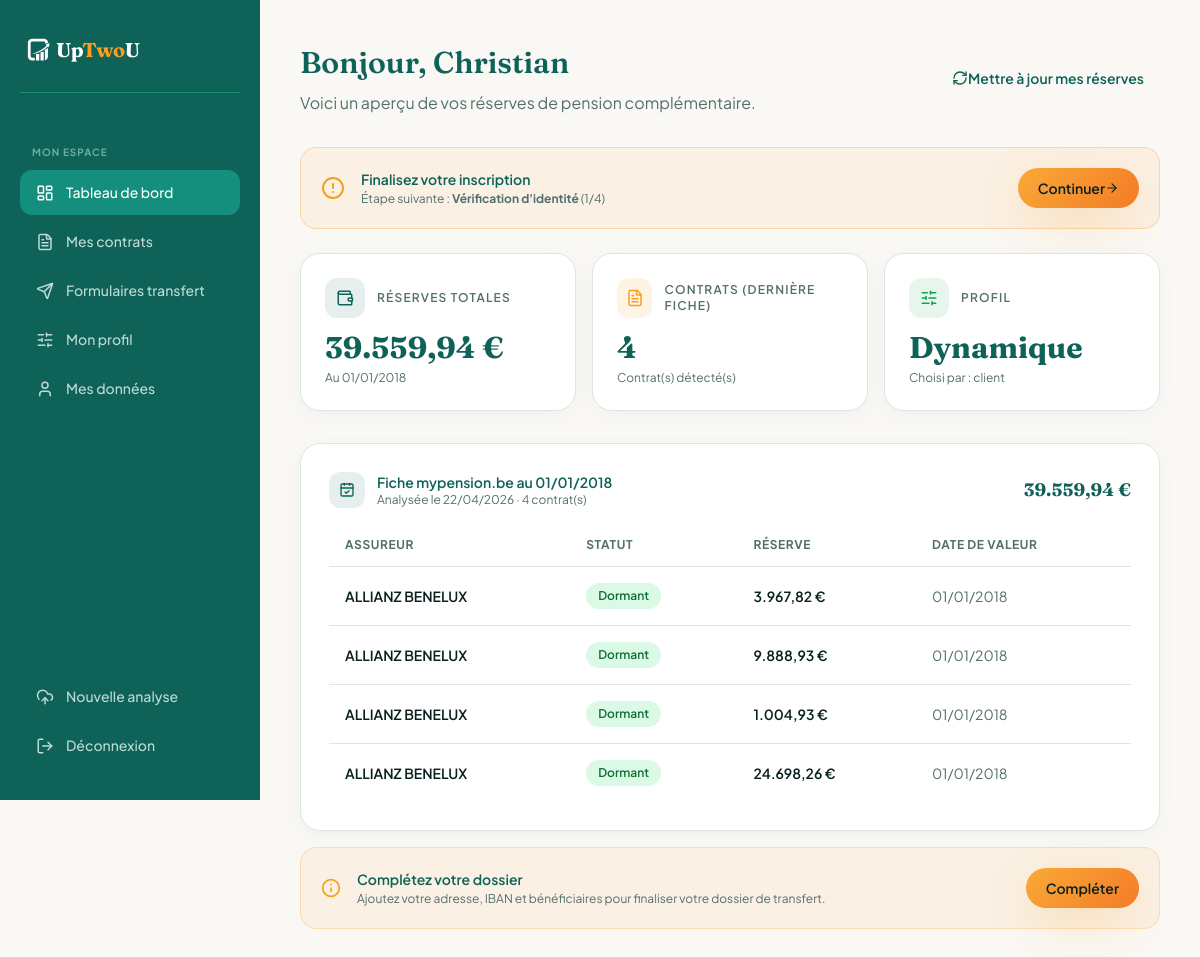
Page /client/dashboard (signed in) on the committed database.
### models.py (models this page shows, shortened)
class Client(db.Model):
    __tablename__ = 'client'
    id = db.Column(db.Integer, primary_key=True)
    user_id = db.Column(db.Integer, db.ForeignKey('user.id'), nullable=False)
    nom = db.Column(db.String(100))
    prenom = db.Column(db.String(100))
    date_naissance = db.Column(db.String(10))   # JJ/MM/AAAA
    sexe = db.Column(db.String(1))              # 'F' | 'M'
    niss = db.Column(db.String(20))
    adresse = db.Column(db.String(200))
    ville = db.Column(db.String(100))
    code_postal = db.Column(db.String(10))
    telephone = db.Column(db.String(20))
    iban = db.Column(db.String(34))
    beneficiaire_1 = db.Column(db.String(200))
    beneficiaire_2 = db.Column(db.String(200))
    profil_risque = db.Column(db.String(20))    # prudent | equilibre | dynamique | conviction
    profil_choisi_par = db.Column(db.String(20))  # client | courtier
    profil_date = db.Column(db.DateTime)
    pays = db.Column(db.String(100), default='Belgique')
    kyc_verifie = db.Column(db.Boolean, default=False)
    kyc_document = db.Column(db.String(200))      # filename of uploaded ID
    frais_acceptes = db.Column(db.Boolean, default=False)
    questionnaire_score = db.Column(db.Integer)   # raw score 0-18
    contrats = db.relationship('Contrat', backref='client', lazy=True)
    analyses = db.relationship('Analyse', backref='client', lazy=True)
    @property
    def onboarding_step(self):
        if not self.kyc_verifie:
            return 'kyc'
        if not self.profil_risque:
            return 'profil'
        if not self.frais_acceptes:
            return 'frais'
        return 'complet'
    @property
    def latest_analyse(self):
        if not self.analyses:
            return None
        return max(self.analyses, key=lambda a: a.created_at)
    @property
    def montant_total(self):
        latest = self.latest_analyse
        if latest:
            try:
                data = json.loads(latest.resultat_json)
                return data.get('montant_total')
            except Exception:
                pass
        return None

class Analyse(db.Model):
    __tablename__ = 'analyse'
    id = db.Column(db.Integer, primary_key=True)
    client_id = db.Column(db.Integer, db.ForeignKey('client.id'), nullable=True)
    filename = db.Column(db.String(200))
    resultat_json = db.Column(db.Text)
    date_extrait = db.Column(db.String(10))   # "01/01/YYYY" — reference date on mypension.be statement
    created_at = db.Column(db.DateTime, default=datetime.utcnow)
    contrats = db.relationship('Contrat', backref='analyse', lazy=True)

class Contrat(db.Model):
    __tablename__ = 'contrat'
    id = db.Column(db.Integer, primary_key=True)
    client_id = db.Column(db.Integer, db.ForeignKey('client.id'), nullable=False)
    analyse_id = db.Column(db.Integer, db.ForeignKey('analyse.id'), nullable=True)
    assureur = db.Column(db.String(150))
    numero = db.Column(db.String(100))
    type_branche = db.Column(db.String(30))     # Branche 21 | Branche 23 | Inconnu
    statut = db.Column(db.String(20), default='inconnu')  # dormant | actif | inconnu
    reserve = db.Column(db.String(30))
    date_valeur = db.Column(db.String(20))
    created_at = db.Column(db.DateTime, default=datetime.utcnow)

### app.py (the view)
@app.route("/client/dashboard")
@login_required
@client_required
def client_dashboard():
    client = current_user.client_profile
    analyses = sorted(client.analyses, key=lambda a: a.created_at, reverse=True)
    return render_template("client/dashboard.html", client=client, analyses=analyses)

### templates/client/dashboard.html (shortened to what this page needs)
{% extends "client/_base.html" %}
{% block content %}
<div class="dashboard-header">
  <div class="flex flex-wrap items-center justify-between gap-3">
    <div>
      <h1>Bonjour, {{ client.prenom }}</h1>
      <p>Voici un aperçu de vos réserves de pension complémentaire.</p>
    </div>
    <a href="{{ url_for('analyser') }}" class="btn btn-ghost text-sm">
      <i data-lucide="refresh-cw" style="width:1rem;height:1rem;"></i>
      Mettre à jour mes réserves
    </a>
  </div>
</div>
{% if client.onboarding_step != 'complet' %}
{% set step_labels = {'kyc': ('Vérification d\'identité', 'onboarding_kyc', 1), 'profil': ('Profil d\'investissement', 'onboarding_profil', 2), 'frais': ('Acceptation des frais', 'onboarding_frais', 3)} %}
{% set step_info = step_labels.get(client.onboarding_step, ('Continuer', 'onboarding_kyc', 1)) %}
<div class="rounded-2xl p-5 flex items-center gap-4 mb-6" style="background:hsl(35 95% 55% / 0.08);border:1px solid hsl(35 95% 55% / 0.30);">
  <i data-lucide="alert-circle" style="width:1.5rem;height:1.5rem;flex-shrink:0;color:var(--accent);"></i>
  <div class="flex-1">
    <p class="text-sm font-semibold text-primary">Finalisez votre inscription</p>
    <p class="text-xs text-muted mt-0.5">Étape suivante : <strong>{{ step_info[0] }}</strong> ({{ step_info[2] }}/4)</p>
  </div>
  <a href="{{ url_for(step_info[1]) }}" class="btn btn-primary" style="height:2.5rem;padding:0 1.25rem;font-size:0.875rem;white-space:nowrap;">
    Continuer
    <i data-lucide="arrow-right" style="width:0.875rem;height:0.875rem;"></i>
  </a>
</div>
{% endif %}
<div class="grid grid-cols-1 md:grid-cols-3 gap-4 mb-8">
  <div class="stat-card">
    <div class="flex items-center gap-3 mb-3">
      <div class="h-10 w-10 rounded-xl grid place-items-center" style="background:hsl(172 75% 22% / 0.1);">
        <i data-lucide="wallet" style="width:1.125rem;height:1.125rem;color:var(--primary);"></i>
      </div>
      <p class="text-xs uppercase tracking-widest font-semibold text-muted">Réserves totales</p>
    </div>
    <p class="font-display text-3xl font-bold text-primary">
      {{ client.montant_total or '—' }}
    </p>
    {% if analyses and analyses[0].date_extrait %}
    <p class="text-xs text-muted mt-1">Au {{ analyses[0].date_extrait }}</p>
    {% else %}
    <p class="text-xs text-muted mt-1">Valeur au dernier extrait</p>
    {% endif %}
  </div>
  <div class="stat-card">
    <div class="flex items-center gap-3 mb-3">
      <div class="h-10 w-10 rounded-xl grid place-items-center" style="background:hsl(35 95% 55% / 0.12);">
        <i data-lucide="file-text" style="width:1.125rem;height:1.125rem;color:var(--accent);"></i>
      </div>
      <p class="text-xs uppercase tracking-widest font-semibold text-muted">Contrats (dernière fiche)</p>
    </div>
    {% if analyses %}
    {% set nb = analyses[0].contrats | length or client.contrats | length %}
    <p class="font-display text-3xl font-bold text-primary">{{ nb }}</p>
    {% else %}
    <p class="font-display text-3xl font-bold text-primary">{{ client.contrats | length or '—' }}</p>
    {% endif %}
    <p class="text-xs text-muted mt-1">Contrat(s) détecté(s)</p>
  </div>
  <div class="stat-card">
    <div class="flex items-center gap-3 mb-3">
      <div class="h-10 w-10 rounded-xl grid place-items-center" style="background:hsl(142 76% 36% / 0.1);">
        <i data-lucide="sliders-horizontal" style="width:1.125rem;height:1.125rem;color:hsl(142 76% 36%);"></i>
      </div>
      <p class="text-xs uppercase tracking-widest font-semibold text-muted">Profil</p>
    </div>
    {% if client.profil_risque %}
      <p class="font-display text-3xl font-bold text-primary capitalize">{{ client.profil_risque }}</p>
      <p class="text-xs text-muted mt-1">Choisi par : {{ client.profil_choisi_par }}</p>
    {% else %}
      <p class="font-display text-2xl font-bold text-muted">Non défini</p>
      <a href="{{ url_for('client_profil') }}" class="text-xs text-accent font-semibold mt-1 block hover:underline">Choisir un profil →</a>
    {% endif %}
  </div>
</div>
{% if analyses %}
  {% set a = analyses[0] %}
  {% set a_data = a.resultat_json | from_json %}
  <div class="dashboard-card mb-4">
    <div class="flex flex-wrap items-center justify-between gap-3 mb-4">
      <div class="flex items-center gap-3">
        <div class="h-9 w-9 rounded-xl grid place-items-center" style="background:hsl(172 75% 22% / 0.1);">
          <i data-lucide="calendar-check" style="width:1rem;height:1rem;color:var(--primary);"></i>
        </div>
        <div>
          <p class="font-semibold text-primary text-sm">
            Fiche mypension.be
            {% if a.date_extrait %}au {{ a.date_extrait }}{% endif %}
          </p>
          <p class="text-xs text-muted">Analysée le {{ a.created_at.strftime('%d/%m/%Y') }} · {{ a.contrats | length }} contrat(s)</p>
        </div>
      </div>
      {% if a_data and a_data.montant_total %}
      <span class="font-display text-lg font-bold text-primary">{{ a_data.montant_total }}</span>
      {% endif %}
    </div>
    {% set contrats_a = a.contrats if a.contrats else client.contrats %}
    {% if contrats_a %}
    <table class="data-table">
      <thead>
        <tr>
          <th>Assureur</th>
          <th>Statut</th>
          <th>Réserve</th>
          <th>Date de valeur</th>
        </tr>
      </thead>
      <tbody>
        {% for c in contrats_a %}
        <tr>
          <td class="font-semibold">{{ c.assureur or '—' }}</td>
          <td>
            {% if c.statut == 'dormant' %}
            <span class="badge badge-green">Dormant</span>
            {% elif c.statut == 'actif' %}
            <span class="badge badge-blue">Actif</span>
            {% else %}
            <span class="badge">{{ c.statut or '—' }}</span>
            {% endif %}
          </td>
          <td class="font-semibold">{{ c.reserve or '—' }} €</td>
          <td class="text-muted">{{ c.date_valeur or '—' }}</td>
        </tr>
        {% endfor %}
      </tbody>
    </table>
    {% else %}
    <p class="text-sm text-muted text-center py-4">Aucun contrat dans cette fiche.</p>
    {% endif %}
  </div>
{% endif %}
{% if not client.adresse or not client.iban %}
<div class="rounded-2xl p-5 flex items-center gap-4" style="background:hsl(35 95% 55% / 0.08);border:1px solid hsl(35 95% 55% / 0.25);">
  <i data-lucide="info" style="width:1.25rem;height:1.25rem;flex-shrink:0;color:var(--accent);"></i>
  <div class="flex-1">
    <p class="text-sm font-semibold text-primary">Complétez votre dossier</p>
    <p class="text-xs text-muted mt-0.5">Ajoutez votre adresse, IBAN et bénéficiaires pour finaliser votre dossier de transfert.</p>
  </div>
  <a href="{{ url_for('client_donnees') }}" class="btn btn-primary" style="height:2.5rem;padding:0 1.25rem;font-size:0.875rem;white-space:nowrap;">
    Compléter
  </a>
</div>
{% endif %}
{% endblock %}

### templates/client/_base.html (shortened to what this page needs)
<!doctype html>
<html lang="fr">
<head>
  <script src="https://cdn.tailwindcss.com"></script>
  <link rel="stylesheet" href="{{ url_for('static', filename='css/style.css') }}">
</head>
<body style="background-color:var(--background);">
<div class="dashboard-shell">
  <aside class="sidebar">
    <a href="{{ url_for('index') }}" class="sidebar-brand">
      <img src="{{ url_for('static', filename='img/uptwou-logo.svg') }}" alt="logo">
      <span class="sidebar-brand-text">Up<span>Two</span>U</span>
    </a>
    <span class="sidebar-section">Mon espace</span>
    <a href="{{ url_for('client_dashboard') }}"
       class="sidebar-link {% if request.endpoint == 'client_dashboard' %}active{% endif %}">
      <i data-lucide="layout-dashboard"></i> Tableau de bord
    </a>
    <a href="{{ url_for('client_contrats') }}"
       class="sidebar-link {% if request.endpoint == 'client_contrats' %}active{% endif %}">
      <i data-lucide="file-text"></i> Mes contrats
    </a>
    <a href="{{ url_for('client_transfert') }}"
       class="sidebar-link {% if request.endpoint in ('client_transfert', 'client_transfert_pdf') %}active{% endif %}">
      <i data-lucide="send"></i> Formulaires transfert
    </a>
    <a href="{{ url_for('client_profil') }}"
       class="sidebar-link {% if request.endpoint == 'client_profil' %}active{% endif %}">
      <i data-lucide="sliders-horizontal"></i> Mon profil
    </a>
    <a href="{{ url_for('client_donnees') }}"
       class="sidebar-link {% if request.endpoint == 'client_donnees' %}active{% endif %}">
      <i data-lucide="user"></i> Mes données
    </a>
    <div class="sidebar-spacer"></div>
    <a href="{{ url_for('analyser') }}" class="sidebar-link">
      <i data-lucide="upload-cloud"></i> Nouvelle analyse
    </a>
    <a href="{{ url_for('logout') }}" class="sidebar-link">
      <i data-lucide="log-out"></i> Déconnexion
    </a>
  </aside>
  <main class="dashboard-main">
    {% block content %}{% endblock %}
  </main>
</div>
</body>
</html>

### rows in the picture
Client: prenom "Christian", profil_risque "Dynamique", profil_choisi_par "client"
Analyse: created_at+resultat_json "39.559,94 €", date_extrait "01/01/2018", created_at "22/04/2026"
Contrat: assureur "ALLIANZ BENELUX", statut "Dormant", reserve "3.967,82", date_valeur "01/01/2018"
Contrat: assureur "ALLIANZ BENELUX", statut "Dormant", reserve "9.888,93", date_valeur "01/01/2018"
Contrat: assureur "ALLIANZ BENELUX", statut "Dormant", reserve "1.004,93", date_valeur "01/01/2018"
Contrat: assureur "ALLIANZ BENELUX", statut "Dormant", reserve "24.698,26", date_valeur "01/01/2018"

### other values in the picture
{{ step_info[0] }} "Vérification d'identité"
{{ step_info[2] }} "1"
{{ nb }} "4"
{{ a.contrats | length }} "4"
{{ a_data.montant_total }} "39.559,94 €"
